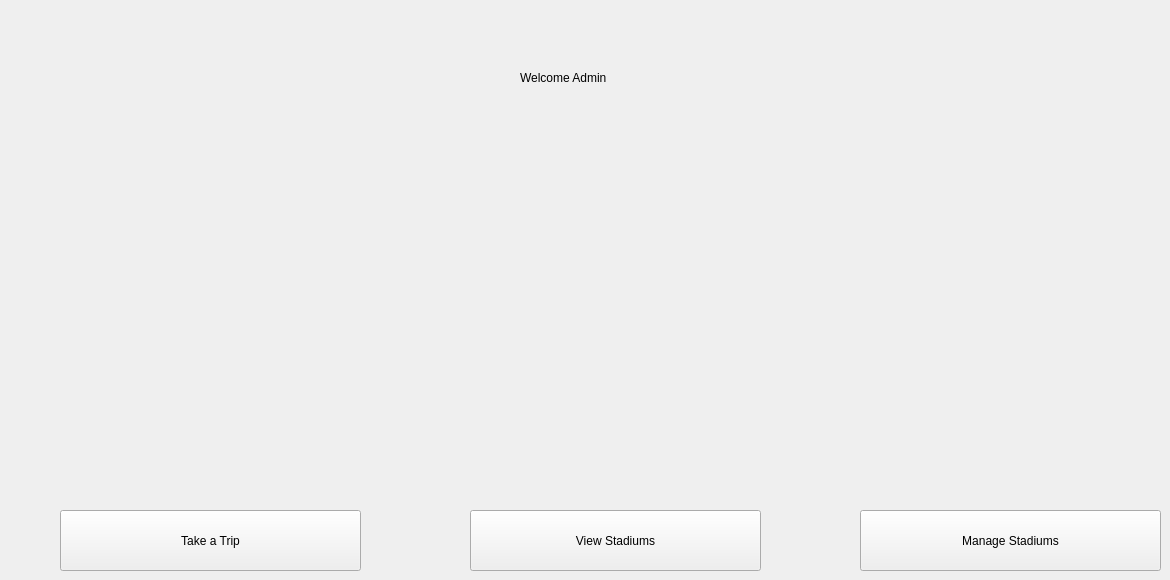
      <widget class="QWidget" name="welcomePage_admin">
       <widget class="QLabel" name="welcomeLabel_admin">
        <property name="geometry">
         <rect>
          <x>520</x>
          <y>70</y>
          <width>101</width>
          <height>16</height>
         </rect>
        </property>
        <property name="text">
         <string>Welcome Admin</string>
        </property>
       </widget>
       <widget class="QPushButton" name="informationButton_admin">
        <property name="geometry">
         <rect>
          <x>470</x>
          <y>510</y>
          <width>291</width>
          <height>61</height>
         </rect>
        </property>
        <property name="text">
         <string>View Stadiums</string>
        </property>
       </widget>
       <widget class="QPushButton" name="takeTripButton_admin">
        <property name="geometry">
         <rect>
          <x>60</x>
          <y>510</y>
          <width>301</width>
          <height>61</height>
         </rect>
        </property>
        <property name="sizePolicy">
         <sizepolicy hsizetype="Fixed" vsizetype="Fixed">
          <horstretch>0</horstretch>
          <verstretch>0</verstretch>
         </sizepolicy>
        </property>
        <property name="text">
         <string>Take a Trip</string>
        </property>
       </widget>
       <widget class="QPushButton" name="manageStadiumsButton">
        <property name="geometry">
         <rect>
          <x>860</x>
          <y>510</y>
          <width>301</width>
          <height>61</height>
         </rect>
        </property>
        <property name="sizePolicy">
         <sizepolicy hsizetype="Fixed" vsizetype="Fixed">
          <horstretch>0</horstretch>
          <verstretch>0</verstretch>
         </sizepolicy>
        </property>
        <property name="text">
         <string>Manage Stadiums</string>
        </property>
       </widget>
      </widget>
